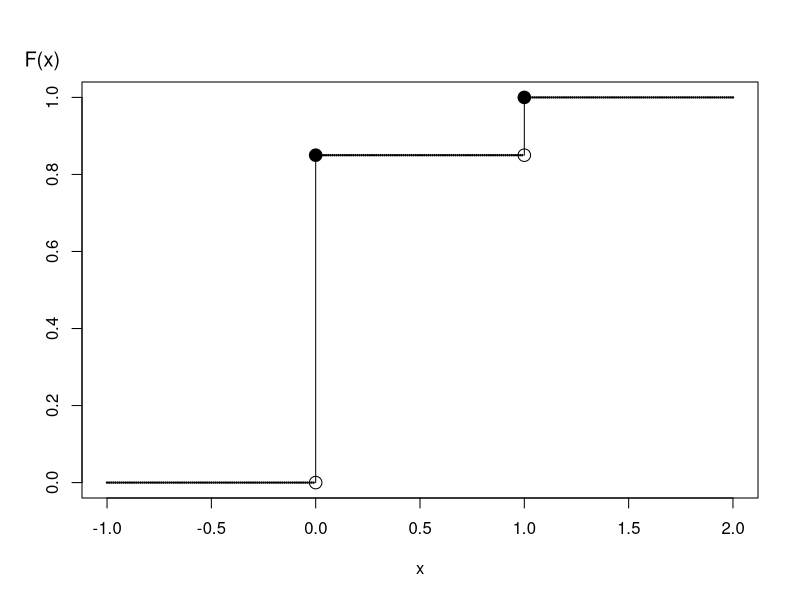
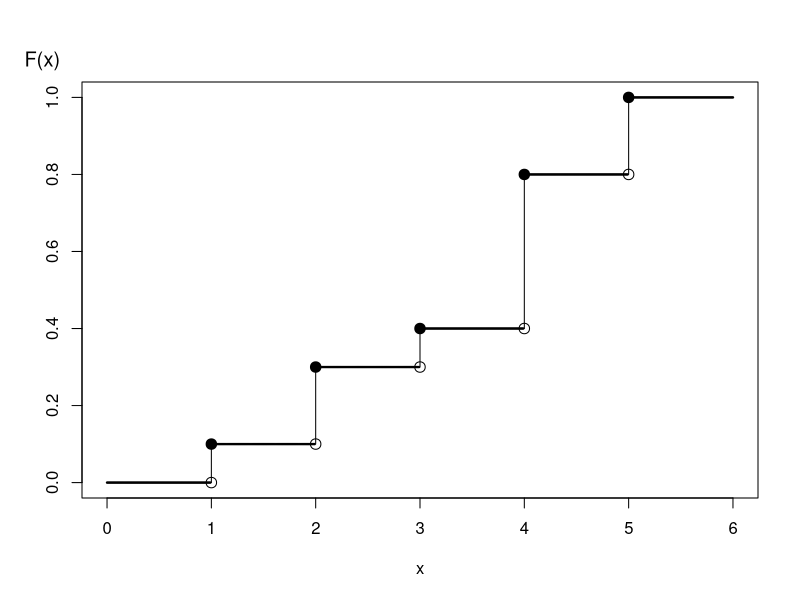
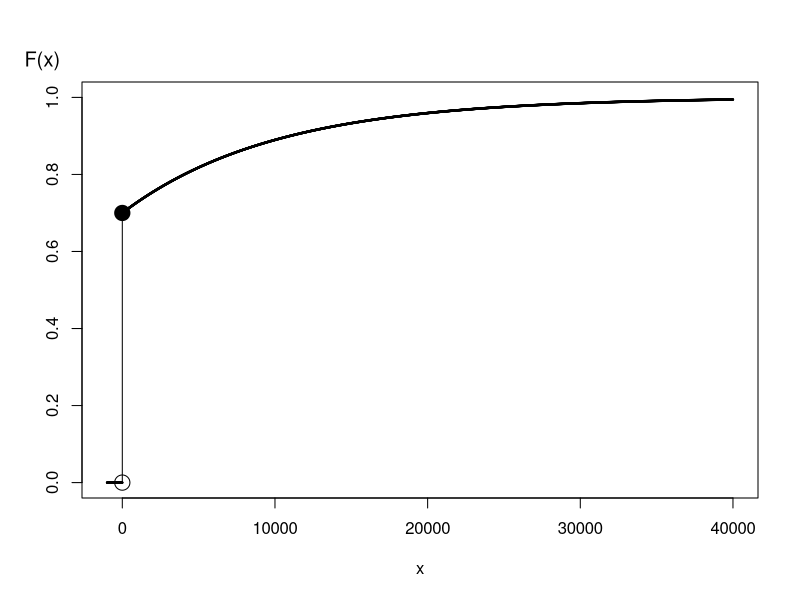
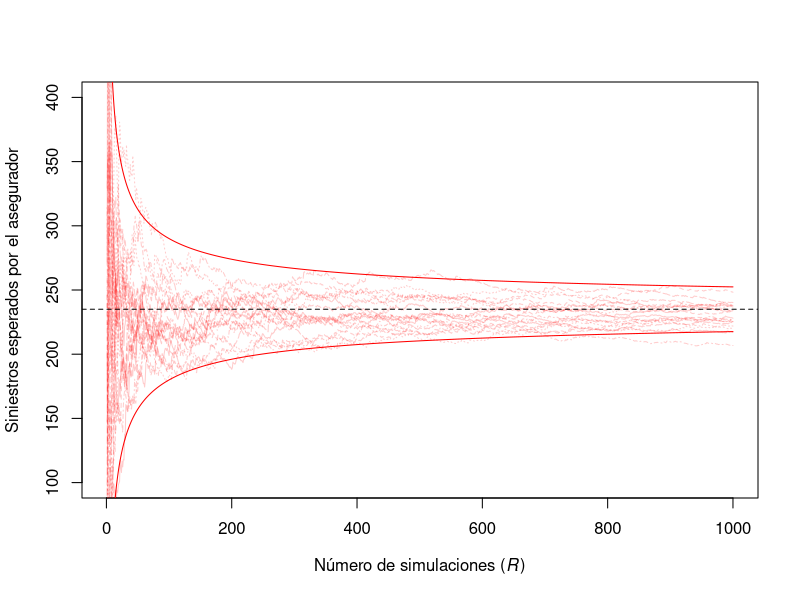
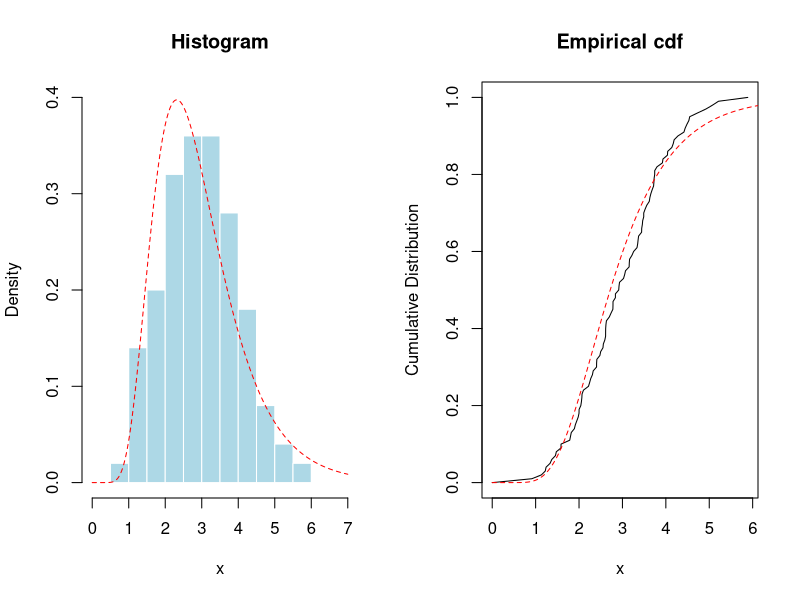
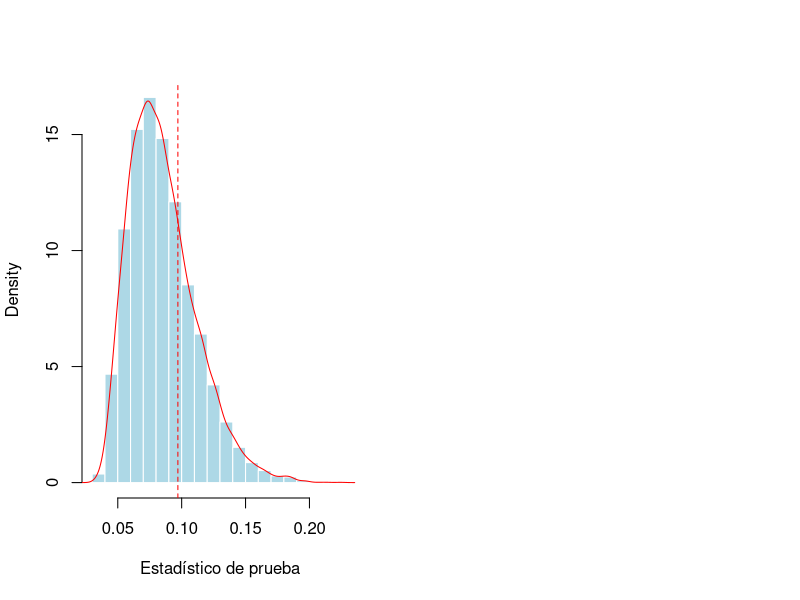

The R script that drew these images, in order:
## ---- chunk 1
set.seed(2017)
U <- runif(3)
knitr::kable(U, digits=5, align = "c", col.names = "Uniforme")
## ---- chunk 2
set.seed(2017)
U <- runif(3)
X1 <- -10*log(1-U)
set.seed(2017)
X2 <- rexp(3, rate = 1/10)
## ---- chunk 3
outmat <- cbind(U,X1,X2)
colnames(outmat) <- c("Uniforme","Exponencial 1", "Exponencial 2")
knitr::kable(outmat, digits=5)
## ---- chunk 4
time = seq(-1,2,0.01)
Ftime = c(rep(0,100),rep(.85,100),rep(1,101))
plot(time,Ftime, ylim=c(0,1), xlab="x",ylab="",pch=19, cex=.2)#,type="l")
mtext("F(x)", side=2, at=1.1, las=1, cex=1.2, adj=1.6)
segments(0,0,0,0.85)#,code=4)
segments(1,0.85,1,1)#,code=4)
symbols(0,.85,circles=.03, add=TRUE,bg="black",inches=FALSE)
symbols(0,0,circles=.03, add=TRUE,inches=FALSE)
symbols(1,.85,circles=.03, add=TRUE,inches=FALSE)
symbols(1,1,circles=.03, add=TRUE,bg="black",inches=FALSE)
## ---- chunk 5
set.seed(2017)
U <- runif(3)
X <- 1*(U > 0.85)
## ---- chunk 6
outmat <- cbind(U,X)
colnames(outmat) <- c("Uniforme","Binaria X")
knitr::kable(outmat, digits=5)
## ---- chunk 7
time <- 1:5
probs <- c(0.1,0.2,0.1, 0.4, 0.2)
df <- cumsum(probs)
outmat <- rbind(time, probs, df)
rownames(outmat) <- c("Tiempo","Probabilidad","Función de distribución $F(x)$    ")
knitr::kable(outmat, align=c('rrrrr'), col.names = rep("$~~~~~~~~~~$",5))
## ---- chunk 8
time = seq(0,6,0.01)
Ftime = c(rep(0,100),rep(0.1,100),rep(0.3,100),rep(0.4,100),
          rep(0.8,100),rep(1,101))
plot(time,Ftime, ylim=c(0,1), xlab="x",ylab="",pch=19, cex=.2)#,type="l")
mtext("F(x)", side=2, at=1.1, las=1, cex=1.2, adj=1.6)
segments(1,0,1,0.1)#,code=4)
segments(2,0.1,2,.3)#,code=4)
segments(3,0.3,3,.4)#,code=4)
segments(4,0.4,4,.8)#,code=4)
segments(5,0.8,5,1)#,code=4)
symbols(1,0,circles=.05, add=TRUE,inches=FALSE)
symbols(1,.1,circles=.05, add=TRUE,bg="black",inches=FALSE)
symbols(2,.1,circles=.05, add=TRUE,inches=FALSE)
symbols(2,.3,circles=.05, add=TRUE,bg="black",inches=FALSE)
symbols(3,.3,circles=.05, add=TRUE,inches=FALSE)
symbols(3,.4,circles=.05, add=TRUE,bg="black",inches=FALSE)
symbols(4,.4,circles=.05, add=TRUE,inches=FALSE)
symbols(4,.8,circles=.05, add=TRUE,bg="black",inches=FALSE)
symbols(5,.8,circles=.05, add=TRUE,inches=FALSE)
symbols(5,1,circles=.05, add=TRUE,bg="black",inches=FALSE)
## ---- chunk 9
time = seq(-1000,40000,10)
Ftime = 1 - .3*exp(-0.0001*time)
Ftime = Ftime*(time>0)
plot(time,Ftime, ylim=c(0,1), xlab="x",ylab="",pch=19, cex=.2)#,xaxt="n")
#axis(1, at=seq(0,40000, by=10000), font=10, cex=0.005, tck=0.01)
mtext("F(x)", side=2, at=1.1, las=1, cex=1.2, adj=1.6)
segments(0,0,0,0.7)#,code=4)
symbols(0,0,circles=500, add=TRUE,inches=FALSE)
symbols(0,.7,circles=500, add=TRUE,bg="black",inches=FALSE)
## ---- chunk 10
# Para la distribución gamma, se usa
alpha1 <- 2;      theta1 <- 100
alpha2 <- 2;      theta2 <- 200
# Franquicias
M <- 400
nSim <- 1e6  #número de simulaciones
## ---- chunk 11
# Simulación de los riesgos
nSim <- 1e6  #número de simulaciones
set.seed(2017) #se fija la semilla para reproducir la secuencia generada
X1 <- rgamma(nSim,alpha1,scale = theta1)  
X2 <- rgamma(nSim,alpha2,scale = theta2)  
# Riesgos de la cartera
X         <- X1 + X2 
Yretained <- pmin(X, M)
Yinsurer  <- X - Yretained
## ---- chunk 12
# Cuantías esperadas de siniestros
ExpVec <- t(as.matrix(c(mean(Yretained),mean(Yinsurer),mean(X))))
sdVec <- t(as.matrix(c(sd(Yretained),sd(Yinsurer),sd(X))))
outMat <- rbind(ExpVec, sdVec)
colnames(outMat) <- c("Retenido", "Asegurador","Total")
row.names(outMat) <- c("Media","Desviación estándar")
round(outMat,digits=2)
## ---- chunk 13
round(outMat,digits=2)
## ---- chunk 14
Yinsurefct <- function(numSim){
X1 <- rgamma(numSim,alpha1,scale = theta1)  
X2 <- rgamma(numSim,alpha2,scale = theta2)  
# Riesgos de la cartera
X         <- X1 + X2 
Yinsurer <- X - pmin(X, M)
return(Yinsurer)
}
R <- 1e3
nPath <- 20
set.seed(2017)
simU <- matrix(Yinsurefct(R*nPath),R,nPath)
sumP2 <- apply(simU, 2, cumsum)/(1:R)
## ---- chunk 15
matplot(1:R,sumP2[,1:20],type="l",col=rgb(1,0,0,.2), ylim=c(100, 400),
        xlab=expression(paste("Número de simulaciones (", italic('R'), ")")), ylab="Siniestros esperados por el asegurador")
abline(h=mean(Yinsurer),lty=2)
bonds <- cbind(1.96*sd(Yinsurer)*sqrt(1/(1:R)),-1.96*sd(Yinsurer)*sqrt(1/(1:R)))
matlines(1:R,bonds+mean(Yinsurer),col="red",lty=1)
## ---- chunk 16
true_value <- integrate(function(x) 1/(pi*(1+x^2)),lower=2,upper=Inf)$value
## ---- chunk 17
Q <- function(u) tan(pi*(u-.5))
R <- 1e6
set.seed(1)
X <- Q(runif(R))
p1 <- mean(X>2)
se.p1 <- sd(X>2)/sqrt(R)
p1
se.p1
## ---- chunk 18
set.seed(1)
p2 <- mean(abs(Q(runif(R)))>2)/2
se.p2 <- sd(abs(Q(runif(R)))>2)/(2*sqrt(R))
## ---- chunk 19
h <- function(x) 2/(pi*(1+x^2))
set.seed(1)
p3 <- .5-mean(h(2*runif(R)))
se.p3 <- sd(h(2*runif(R)))/sqrt(R)
## ---- chunk 20
set.seed(1)
h4 <- function(x) 1/(2*pi*(1+x^2))
p4 <- mean(h4(runif(R)/2))
se.p4 <- sd(h4(runif(R)/2))/sqrt(R)
## ---- chunk 21
library(htmlTable)
x1 <- c(
  "$p_1$", 
  "$\\frac{1}{R}\\sum_{i=1}^R \\mathrm{I}(F^{-1}(U_i)>2)$",
   "$~~~~~~F^{-1}(u)=\\tan \\left( \\pi(u-0.5) \\right)~~~~~~~$",round(c(p1,se.p1),digits=6))
x2 <- c(
  "$p_2$", 
  "$\\frac{1}{2R}\\sum_{i=1}^R \\mathrm{I}(|F^{-1}(U_i)|>2)$",
   "$F^{-1}(u)=\\tan \\left( \\pi(u-0.5) \\right)$",round(c(p2,se.p2),digits=6))
x3 <- c(
  "$p_3$", 
  "$\\frac{1}{2}-\\frac{1}{R}\\sum_{i=1}^R h_3(2U_i)$",
"$h_3(x)=\\frac{2}{\\pi(1+x^2)}$",round(c(p3,se.p3),digits=6))
x4 <- c(
  "$p_4$", 
  "$\\frac{1}{R}\\sum_{i=1}^R h_4(U_i/2)$",
  "$h_4(x)=\\frac{1}{2\\pi(1+x^2)}$",format(round(c(p4,se.p4),digits=6), scientific = FALSE))
outMat <- rbind(x1,x2,x3,x4)
rownames(outMat) <- NULL
htmlTable(outMat, header =  c("Estimador", "Definición",
                            "Función de soporte", "Estimación", " Error estándar"),
          caption = "Tabla 6.1. Resumen de las cuatro elecciones para aproximar $\\Pr[X>2]$. ",
          align = "cccrr")     
## ---- chunk 22
set.seed(1)
n <- 100
x <- rgamma(n, 6, 2)
u=seq(0,7,by=.01)
vx = c(0,sort(x))
vy = (0:n)/n
## ---- chunk 23
par(mfrow=c(1,2))
hist(x,probability = TRUE,main="Histogram", col="light blue",border="white",xlim=c(0,7),ylim=c(0,.4))
lines(u,dlnorm(u,1,.4),col="red",lty=2)
plot(vx,vy,type="l",xlab="x",ylab="Cumulative Distribution",main="Empirical cdf")
lines(u,plnorm(u,1,.4),col="red",lty=2)
## ---- chunk 24
# test statistic
D <- function(data, F0){
   F <- Vectorize(function(x) mean((data<=x)))
   n <- length(data)
   x <- sort(data)
   d1=abs(F(x+1e-6)-F0(x+1e-6))
   d2=abs(F(x-1e-6)-F0(x-1e-6))
   return(max(c(d1,d2)))
}
D(x,function(x) plnorm(x,1,.4))
## ---- chunk 25
ks.test(x, plnorm, mean=1, sd=0.4)
## ---- chunk 26
ns <- 1e4
d_KS <- rep(NA,ns)
# cálculo de los estadísticos de prueba para un valor elevado de ns (número de muestras simuladas, según sus siglas en inglés) 
for(s in 1:ns) d_KS[s] <- D(rlnorm(n,1,.4),function(x) plnorm(x,1,.4))
mean(d_KS>D(x,function(x) plnorm(x,1,.4)))
## ---- chunk 27
hist(d_KS,probability = TRUE,col="light blue",border="white",xlab="Estadístico de prueba",main="")
lines(density(d_KS),col="red")
abline(v=D(x,function(x) plnorm(x,1,.4)),lty=2,col="red")
